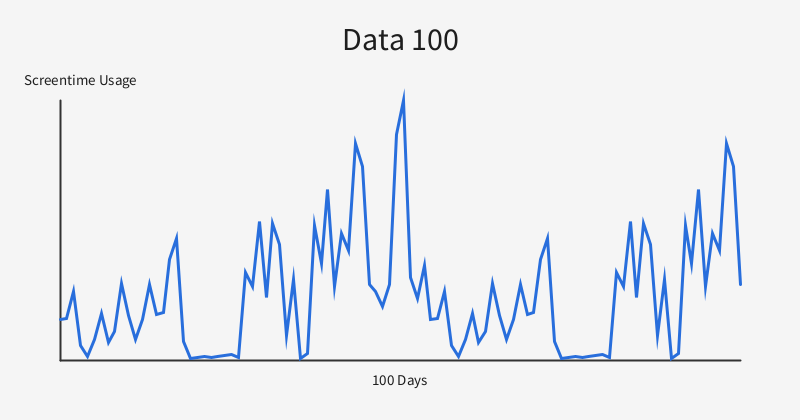
Frame 1 (no input)
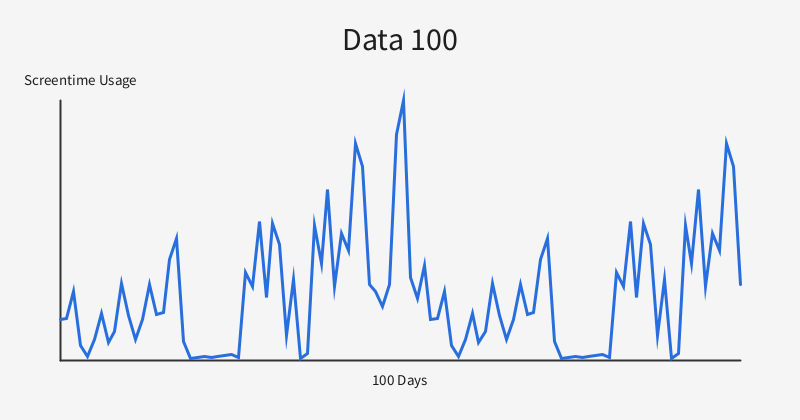
Frame 60 (the mouse pressed at the canvas centre just before this capture)
Frame 120 (the mouse held since frame 60 and released just before this capture): identical to frame 60, image omitted

The Processing sketch that drew these frames (run headless with seeded random() and noise(); from frame 60 on, the mouse is pressed at the canvas centre):

// Processing sketch: DailyScreentime
// ── DailyScreentime.pde
int totalDays = 100;

int[] usageData = { 38, 39, 64, 14, 3, 19, 44, 16, 27, 72, 42, 19, 38, 71, 43, 45, 94, 114, 17, 1, 2, 3, 2, 3, 4, 5, 2, 82, 69, 130, 59, 128, 108, 23, 76, 1, 6, 126, 91, 160, 69, 119, 103, 203, 182, 71, 64, 50, 71, 212, 244, 77, 58, 89, 38, 39, 64, 14, 3, 19, 44, 16, 27, 72, 42, 19, 38, 71, 43, 45, 94, 114, 17, 1, 2, 3, 2, 3, 4, 5, 2, 82, 69, 130, 59, 128, 108, 23, 76, 1, 6, 126, 91, 160, 69, 119, 103, 203, 182, 71 };

int graphTop = 100;
int graphBottom = 360;
int graphLeft = 60;
int graphRight = 740;

int maxUsage;

void setup() {
size(800, 420);

maxUsage = 0;
for (int i = 0; i < usageData.length; i++) {
if (usageData[i] > maxUsage) {
maxUsage = usageData[i];
}
}
}

void draw() {
background(245);

fill(30);
textAlign(CENTER);

textSize(32);
text("Data 100", width/2, 50);

textSize(15);
text("100 Days", width/2, 385);

textSize(15);
text("Screentime Usage", width/10, 85);

stroke(50);
strokeWeight(2);
line(graphLeft, graphBottom, graphRight, graphBottom);
line(graphLeft, graphTop, graphLeft, graphBottom);

stroke(40, 110, 220);
strokeWeight(3);
noFill();

beginShape();
for (int i = 0; i < totalDays; i++) {

float x = map(i, 0, totalDays - 1, graphLeft, graphRight);

float y = map(usageData[i], 0, maxUsage, graphBottom, graphTop);

vertex(x, y);
}
endShape();
}
